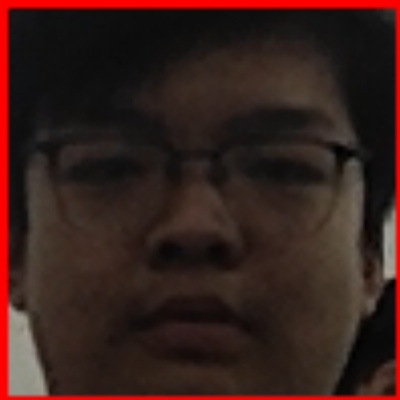
#> input picture others/FaceRecognition/images/p1/0.jpeg, 400 x 400 px; its folder holds only this picture in this run
$ jupyter execute --allow-errors 'p1 photo training.ipynb'
#> lines starting #> are read from the running program, lines starting #| are printed output that depends on the picture
[cell 1]
import cv2
import numpy as np
import os

path = 'images/p1'
NumbersofImage = 0
for file in os.listdir(path):
    fullname = os.path.join(path, file)
    if os.path.isdir(fullname):
        print(f"{file}<DIR>")
    elif file.endswith(".jpeg"):
        print(f'{file}')
        NumbersofImage += 1


images = []
labels = [1]   #  append(0)   means the people in images is 0

for index in range(NumbersofImage):
    filename = f'images/p1/{index}.jpeg'
    img = cv2.imread(filename)
#> img is the input picture: shape (400, 400, 3); mean B, G, R 27.4, 31.6, 54.9
    img = cv2.cvtColor(img, cv2.COLOR_BGR2GRAY)
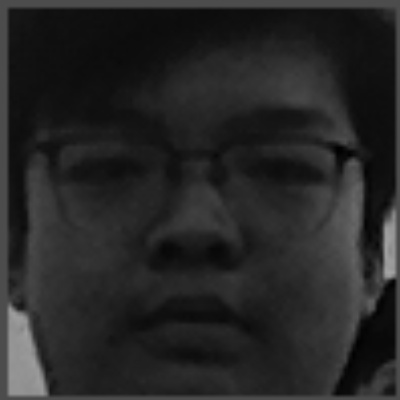
#> img: shape (400, 400); min 0, max 166, mean 38.1
    if index < 3:
        cv2.imshow('check', img)
        cv2.waitKey(0)
        cv2.destroyWindow('check')
        cv2.waitKey(1)
    images.append(img)
    labels.append(0)


print('training......')
model = cv2.face.LBPHFaceRecognizer_create()
#> (the rest of this cell did not finish here and is left out)
